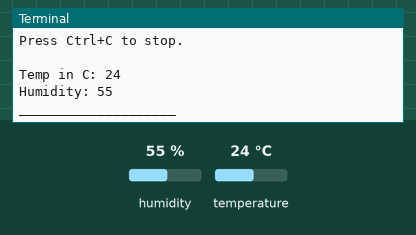
Recording of a program running on a simulated Raspberry Pi (BCM pin numbers). Shown: the last lines printed to the terminal. The test bench sets the inputs (shaded band); at power-on: humidity 55 %, temperature 24 °C.

Above: at 1.2 s.
1.3 s: humidity set to 22 %
At 3.3 s:
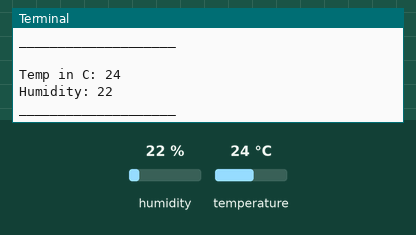
4.3 s: temperature set to 12 °C
At 5.6 s:
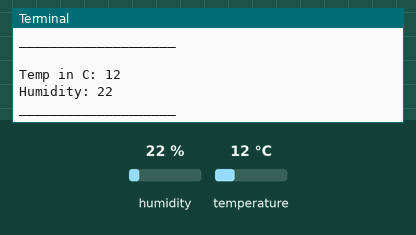
7.3 s: humidity set to 40 %
At 10.5 s:
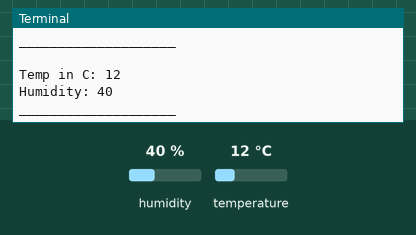
Timing chart, 0 to 12.0 s (numbered marks = the images above; inputs shaded):
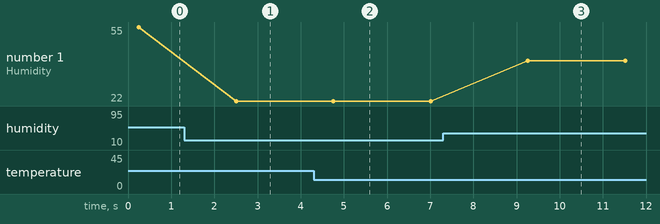

Measured:
- after the input at 1.3 s, the terminal: prints a new line after 1.2 s (image 1)
- after the input at 4.3 s, the terminal: prints a new line after 0.46 s (image 2)
- after the input at 7.3 s, the terminal: prints a new line after 2.0 s (image 3)
- plotted number 1: 55 → 22 after the input at 1.3 s, 22 → 40 after the input at 7.3 s

The program:

temph.py
```python
"""
AIPI 590
WEEK 4 - LAB 1
___________________
DHT11 TEMPERATURE AND HUMIDITY SENSOR

- Clone this code to your Raspberry Pi
- Complete the required function to read data from the DHT11 sensor
- Save temperature and humidity data to a CSV file
- Push back to Edstem with Git

"""

import adafruit_dht
import board
import time
import csv
import os

# SETUP GPIO MODE AND SENSOR
# The SENSOR_PIN variable will point to the GPIO pin
# using the Adafruit 'board' library. The pin # will be preceeded with 'D'
SENSOR_PIN = 26
# Create a variable for the DHT11 sensor
sensor = adafruit_dht.DHT11(board.D26)

# CSV FILE SETUP
# Creates a name for the CSV file
CSV_FILE = "dht11_data.csv"
# Sets up the columns (fields) for the CSV file
FIELDNAMES = ["Timestamp", "Temperature (C)", "Humidity (%)"]

"""
SOLUTION FUNCTION:
# ADD YOUR SOLUTION TO THE DESIGNATED AREA
# DO NOT ALTER THE SURROUNDING CODE
"""


def read_sensor_data():

    """
    Reads data from the DHT11 sensor.
    - Read the temperature and store it as a variable called 'temperature'
    - Read the humidity and store it as a variable called 'humidity'
    Check to see if the readings are empty
    - Use an 'if ... is None' statement to check for empty values
    - If there are empty values, print an error.
    - Else, print out the temerature and humidy readings.

    Returns temperature and humidity as a tuple.
    """
    ### BEGIN SOLUTION ###

    while True:
        temperature = sensor.temperature
        humidity = sensor.humidity
        if humidity is None or temperature is None:
            print("Sensor failure. Check wiring.")
        else:
            print(f'\nTemp in C: {temperature}\nHumidity: {humidity}\n____________________')
        time.sleep(2)

    ### END SOLUTION ###
    return temperature, humidity


def write_data_to_csv(file_path, temperature, humidity):
    """
    Writes temperature and humidity data to the CSV file.
    - Create a variable that checks to see if the file already exists
    - Create a timestamp variable called 'timestamp'
    - Open the csv file
    - Create a 'writer' variable to write the fieldnames
    - If the file does not exist, it initializes the file with headers.
    - Otherwise, write the new row that includes this data:
        - Timestamp
        - Temp
        - Humidity
    """
    file_exists = os.path.exists(file_path)
    ### BEGIN SOLUTION ###


    ### END SOLUTION ###


"""
TEST FUNCTION:
DO NOT REMOVE OR EDIT
ANY CODE BELOW THIS LINE
___________________
"""


def main():
    """
    Main function to read sensor data and log it to a CSV file.
    """
    print("Starting DHT11 Sensor Logging...")
    print("Press Ctrl+C to stop.")

    try:
        while True:
            try:
                # Use the solution function to read data
                temperature, humidity = read_sensor_data()
                # Log data to the CSV file
                write_data_to_csv(CSV_FILE, temperature, humidity)

            except RuntimeError as e:
                # Handle intermittent sensor reading errors
                print(f"Reading error: {e}")

            # Wait before the next reading
            time.sleep(2)

    except KeyboardInterrupt:
        print("Exiting program. Goodbye!")
    finally:
        sensor.exit()


# Run the main function
if __name__ == "__main__":
    main()
```
